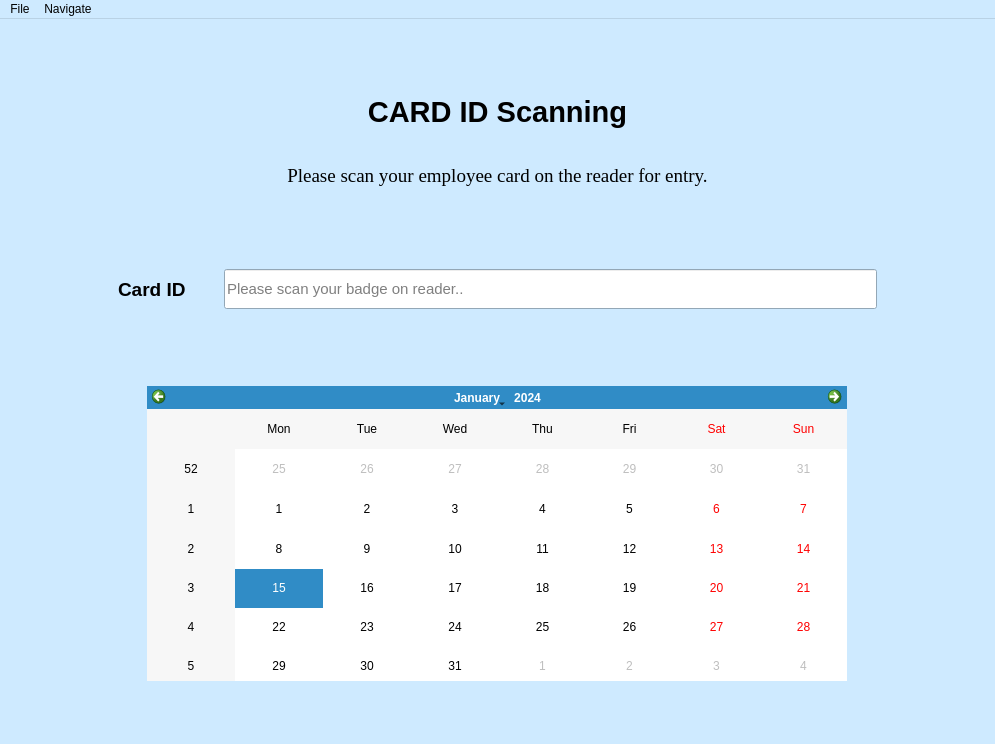
<?xml version="1.0" encoding="UTF-8"?>
<ui version="4.0">
 <class>Card_ID_Scanning</class>
 <widget class="QMainWindow" name="Card_ID_Scanning">
  <property name="geometry">
   <rect>
    <x>0</x>
    <y>0</y>
    <width>995</width>
    <height>744</height>
   </rect>
  </property>
  <property name="palette">
   <palette>
    <active>
     <colorrole role="Base">
      <brush brushstyle="SolidPattern">
       <color alpha="255">
        <red>255</red>
        <green>255</green>
        <blue>255</blue>
       </color>
      </brush>
     </colorrole>
     <colorrole role="Window">
      <brush brushstyle="SolidPattern">
       <color alpha="255">
        <red>206</red>
        <green>234</green>
        <blue>255</blue>
       </color>
      </brush>
     </colorrole>
    </active>
    <inactive>
     <colorrole role="Base">
      <brush brushstyle="SolidPattern">
       <color alpha="255">
        <red>255</red>
        <green>255</green>
        <blue>255</blue>
       </color>
      </brush>
     </colorrole>
     <colorrole role="Window">
      <brush brushstyle="SolidPattern">
       <color alpha="255">
        <red>206</red>
        <green>234</green>
        <blue>255</blue>
       </color>
      </brush>
     </colorrole>
    </inactive>
    <disabled>
     <colorrole role="Base">
      <brush brushstyle="SolidPattern">
       <color alpha="255">
        <red>206</red>
        <green>234</green>
        <blue>255</blue>
       </color>
      </brush>
     </colorrole>
     <colorrole role="Window">
      <brush brushstyle="SolidPattern">
       <color alpha="255">
        <red>206</red>
        <green>234</green>
        <blue>255</blue>
       </color>
      </brush>
     </colorrole>
    </disabled>
   </palette>
  </property>
  <property name="cursor">
   <cursorShape>ArrowCursor</cursorShape>
  </property>
  <property name="contextMenuPolicy">
   <enum>Qt::DefaultContextMenu</enum>
  </property>
  <property name="windowTitle">
   <string>Attendance Recorder System - CARD ID Scanning</string>
  </property>
  <widget class="QWidget" name="centralwidget">
   <layout class="QVBoxLayout" name="verticalLayout">
    <property name="spacing">
     <number>10</number>
    </property>
    <item>
     <spacer name="verticalSpacer_3">
      <property name="orientation">
       <enum>Qt::Vertical</enum>
      </property>
      <property name="sizeHint" stdset="0">
       <size>
        <width>20</width>
        <height>40</height>
       </size>
      </property>
     </spacer>
    </item>
    <item>
     <widget class="QFrame" name="frame_title_block">
      <property name="enabled">
       <bool>true</bool>
      </property>
      <property name="maximumSize">
       <size>
        <width>16777215</width>
        <height>100</height>
       </size>
      </property>
      <property name="frameShape">
       <enum>QFrame::NoFrame</enum>
      </property>
      <property name="frameShadow">
       <enum>QFrame::Plain</enum>
      </property>
      <layout class="QVBoxLayout" name="verticalLayout_2">
       <property name="spacing">
        <number>6</number>
       </property>
       <property name="topMargin">
        <number>5</number>
       </property>
       <item>
        <widget class="QLabel" name="label_title_block">
         <property name="minimumSize">
          <size>
           <width>0</width>
           <height>50</height>
          </size>
         </property>
         <property name="font">
          <font>
           <family>Arial</family>
           <pointsize>22</pointsize>
           <weight>75</weight>
           <bold>true</bold>
          </font>
         </property>
         <property name="text">
          <string>CARD ID Scanning</string>
         </property>
         <property name="alignment">
          <set>Qt::AlignCenter</set>
         </property>
        </widget>
       </item>
      </layout>
     </widget>
    </item>
    <item>
     <widget class="QFrame" name="frame_instruction">
      <property name="minimumSize">
       <size>
        <width>0</width>
        <height>40</height>
       </size>
      </property>
      <property name="maximumSize">
       <size>
        <width>16777215</width>
        <height>100</height>
       </size>
      </property>
      <property name="frameShape">
       <enum>QFrame::NoFrame</enum>
      </property>
      <property name="frameShadow">
       <enum>QFrame::Raised</enum>
      </property>
      <layout class="QHBoxLayout" name="horizontalLayout_3">
       <item>
        <widget class="QLabel" name="label_instruction">
         <property name="font">
          <font>
           <family>Times New Roman</family>
           <pointsize>14</pointsize>
          </font>
         </property>
         <property name="text">
          <string>Please scan your employee card on the reader for entry.</string>
         </property>
         <property name="alignment">
          <set>Qt::AlignCenter</set>
         </property>
        </widget>
       </item>
      </layout>
     </widget>
    </item>
    <item>
     <spacer name="verticalSpacer_4">
      <property name="orientation">
       <enum>Qt::Vertical</enum>
      </property>
      <property name="sizeHint" stdset="0">
       <size>
        <width>20</width>
        <height>40</height>
       </size>
      </property>
     </spacer>
    </item>
    <item>
     <widget class="QFrame" name="frame_id_scan">
      <property name="sizePolicy">
       <sizepolicy hsizetype="Preferred" vsizetype="Preferred">
        <horstretch>0</horstretch>
        <verstretch>0</verstretch>
       </sizepolicy>
      </property>
      <property name="minimumSize">
       <size>
        <width>0</width>
        <height>0</height>
       </size>
      </property>
      <property name="maximumSize">
       <size>
        <width>16777215</width>
        <height>200</height>
       </size>
      </property>
      <property name="frameShape">
       <enum>QFrame::NoFrame</enum>
      </property>
      <property name="frameShadow">
       <enum>QFrame::Raised</enum>
      </property>
      <layout class="QHBoxLayout" name="horizontalLayout_4">
       <item>
        <spacer name="horizontalSpacer">
         <property name="orientation">
          <enum>Qt::Horizontal</enum>
         </property>
         <property name="sizeType">
          <enum>QSizePolicy::Fixed</enum>
         </property>
         <property name="sizeHint" stdset="0">
          <size>
           <width>100</width>
           <height>20</height>
          </size>
         </property>
        </spacer>
       </item>
       <item>
        <widget class="QLabel" name="label_id_scan">
         <property name="minimumSize">
          <size>
           <width>100</width>
           <height>40</height>
          </size>
         </property>
         <property name="maximumSize">
          <size>
           <width>80</width>
           <height>16777215</height>
          </size>
         </property>
         <property name="font">
          <font>
           <family>Arial</family>
           <pointsize>14</pointsize>
           <weight>75</weight>
           <bold>true</bold>
          </font>
         </property>
         <property name="layoutDirection">
          <enum>Qt::LeftToRight</enum>
         </property>
         <property name="text">
          <string>Card ID</string>
         </property>
         <property name="alignment">
          <set>Qt::AlignJustify|Qt::AlignVCenter</set>
         </property>
        </widget>
       </item>
       <item>
        <widget class="QLineEdit" name="lineEdit_id_scan">
         <property name="minimumSize">
          <size>
           <width>100</width>
           <height>40</height>
          </size>
         </property>
         <property name="maximumSize">
          <size>
           <width>16777215</width>
           <height>50</height>
          </size>
         </property>
         <property name="font">
          <font>
           <pointsize>11</pointsize>
          </font>
         </property>
         <property name="cursor">
          <cursorShape>IBeamCursor</cursorShape>
         </property>
         <property name="placeholderText">
          <string>Please scan your badge on reader..</string>
         </property>
        </widget>
       </item>
       <item>
        <spacer name="horizontalSpacer_2">
         <property name="orientation">
          <enum>Qt::Horizontal</enum>
         </property>
         <property name="sizeType">
          <enum>QSizePolicy::Minimum</enum>
         </property>
         <property name="sizeHint" stdset="0">
          <size>
           <width>100</width>
           <height>0</height>
          </size>
         </property>
        </spacer>
       </item>
      </layout>
     </widget>
    </item>
    <item>
     <spacer name="verticalSpacer">
      <property name="orientation">
       <enum>Qt::Vertical</enum>
      </property>
      <property name="sizeHint" stdset="0">
       <size>
        <width>20</width>
        <height>40</height>
       </size>
      </property>
     </spacer>
    </item>
    <item>
     <widget class="QFrame" name="frame_calender">
      <property name="maximumSize">
       <size>
        <width>16777215</width>
        <height>300</height>
       </size>
      </property>
      <property name="frameShape">
       <enum>QFrame::NoFrame</enum>
      </property>
      <property name="frameShadow">
       <enum>QFrame::Raised</enum>
      </property>
      <layout class="QHBoxLayout" name="horizontalLayout_5">
       <property name="topMargin">
        <number>5</number>
       </property>
       <property name="bottomMargin">
        <number>20</number>
       </property>
       <item>
        <spacer name="horizontalSpacer_3">
         <property name="orientation">
          <enum>Qt::Horizontal</enum>
         </property>
         <property name="sizeType">
          <enum>QSizePolicy::Maximum</enum>
         </property>
         <property name="sizeHint" stdset="0">
          <size>
           <width>300</width>
           <height>20</height>
          </size>
         </property>
        </spacer>
       </item>
       <item>
        <widget class="QCalendarWidget" name="calendarWidget">
         <property name="minimumSize">
          <size>
           <width>700</width>
           <height>300</height>
          </size>
         </property>
         <property name="gridVisible">
          <bool>false</bool>
         </property>
         <property name="navigationBarVisible">
          <bool>true</bool>
         </property>
         <property name="dateEditEnabled">
          <bool>false</bool>
         </property>
        </widget>
       </item>
       <item>
        <spacer name="horizontalSpacer_4">
         <property name="orientation">
          <enum>Qt::Horizontal</enum>
         </property>
         <property name="sizeType">
          <enum>QSizePolicy::Maximum</enum>
         </property>
         <property name="sizeHint" stdset="0">
          <size>
           <width>300</width>
           <height>20</height>
          </size>
         </property>
        </spacer>
       </item>
      </layout>
     </widget>
    </item>
    <item>
     <spacer name="verticalSpacer_2">
      <property name="orientation">
       <enum>Qt::Vertical</enum>
      </property>
      <property name="sizeHint" stdset="0">
       <size>
        <width>20</width>
        <height>40</height>
       </size>
      </property>
     </spacer>
    </item>
   </layout>
  </widget>
  <widget class="QMenuBar" name="menubar">
   <property name="geometry">
    <rect>
     <x>0</x>
     <y>0</y>
     <width>995</width>
     <height>20</height>
    </rect>
   </property>
   <widget class="QMenu" name="menuFile">
    <property name="title">
     <string>File</string>
    </property>
    <addaction name="actionExit"/>
   </widget>
   <widget class="QMenu" name="menuNavigate">
    <property name="title">
     <string>Navigate</string>
    </property>
    <addaction name="actionBack"/>
   </widget>
   <addaction name="menuFile"/>
   <addaction name="menuNavigate"/>
  </widget>
  <action name="actionExit">
   <property name="text">
    <string>Exit</string>
   </property>
  </action>
  <action name="actionBack">
   <property name="text">
    <string>Back</string>
   </property>
  </action>
 </widget>
 <resources/>
 <connections/>
</ui>
